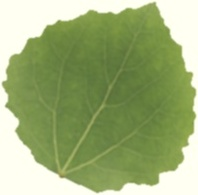
#> input picture aspen/101.jpg, 198 x 195 px; its folder holds only this picture in this run
$ jupyter execute --allow-errors create_training_data.ipynb
#> lines starting #> are read from the running program, lines starting #| are printed output that depends on the picture
[cell 1]
import numpy as np
import matplotlib.pyplot as plt
import os

import cv2
data_dir = os.getcwd()

[cell 2]
categories = ["aspen", "birch", "hazel", "maple", "oak"]
img_size = 128
training_data = []

def create_training_data():
    for category in categories:
        path = os.path.join(data_dir, category)
        class_num = categories.index(category)
        for img in os.listdir(path):
            try:
                img_array = cv2.imread(os.path.join(path,img), cv2.IMREAD_COLOR)
#> img_array is the input picture: shape (195, 198, 3); mean B, G, R 121.5, 175, 157.5
                new_array = cv2.resize(img_array, (img_size, img_size))
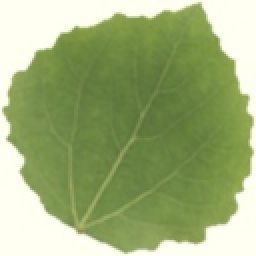
#> new_array: shape (128, 128, 3) (shown 2 times larger); mean B, G, R 121.4, 174.9, 157.4
                training_data.append([new_array, class_num])
            except Exception as e:
                 print("Can't read img", e, os.path.join(path,img))


#> (the rest of this cell did not finish here and is left out)

[cell 3]
print(len(training_data)) # Total amount of all leaves from images
#| 1

[cell 4]
import random

random.seed(1) # fixed random seed
random.shuffle(training_data)

[cell 5]
for sample in training_data[:10]: # Prints out first 10 classes indexed by categories list
    print(sample[1])
#> this loop made 1 pass
#| 0

[cell 6]
X = []
y = []

for features,label in training_data:
    X.append(features)
    y.append(label)
#> this loop made 1 pass
#> label on pass 1: 0
#> after the loop, X = 1 item; y = [0]

X = np.array(X).reshape(-1, img_size, img_size, 3)
y = np.array(y)

[cell 7]
print(X.shape) # number of leaves, resolution, color format
#| (1, 128, 128, 3)
